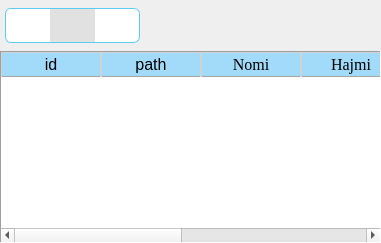
        <widget class="QWidget" name="tab_2">
         <attribute name="title">
          <string>Page</string>
         </attribute>
         <layout class="QGridLayout" name="gridLayout_5">
          <property name="leftMargin">
           <number>0</number>
          </property>
          <property name="topMargin">
           <number>8</number>
          </property>
          <property name="rightMargin">
           <number>0</number>
          </property>
          <property name="bottomMargin">
           <number>0</number>
          </property>
          <item row="0" column="0">
           <layout class="QVBoxLayout" name="verticalLayout_6">
            <property name="spacing">
             <number>8</number>
            </property>
            <item>
             <layout class="QHBoxLayout" name="horizontalLayout_11">
              <property name="spacing">
               <number>25</number>
              </property>
              <item>
               <layout class="QHBoxLayout" name="horizontalLayout_10">
                <property name="spacing">
                 <number>0</number>
                </property>
                <property name="sizeConstraint">
                 <enum>QLayout::SetFixedSize</enum>
                </property>
                <item>
                 <spacer name="horizontalSpacer_12">
                  <property name="orientation">
                   <enum>Qt::Horizontal</enum>
                  </property>
                  <property name="sizeType">
                   <enum>QSizePolicy::Fixed</enum>
                  </property>
                  <property name="sizeHint" stdset="0">
                   <size>
                    <width>5</width>
                    <height>20</height>
                   </size>
                  </property>
                 </spacer>
                </item>
                <item>
                 <widget class="QPushButton" name="only_video">
                  <property name="minimumSize">
                   <size>
                    <width>45</width>
                    <height>35</height>
                   </size>
                  </property>
                  <property name="maximumSize">
                   <size>
                    <width>45</width>
                    <height>35</height>
                   </size>
                  </property>
                  <property name="styleSheet">
                   <string notr="true">QPushButton{
background-color: white;
border: 1px solid #59CDF2;
border-right:None;
border-bottom-left-radius:6px;
border-top-left-radius:6px;
}
QPushButton:hover{
background-color: rgb(234, 234, 234);
}
QPushButton:checked{
background-color: rgb(225, 225, 225);
}
QPushButton:pressed{
background-color: rgb(225, 225, 225);
}</string>
                  </property>
                  <property name="text">
                   <string/>
                  </property>
                  <property name="icon">
                   <iconset>
                    <normalon>:/mw_icons/video_format.png</normalon>
                   </iconset>
                  </property>
                  <property name="iconSize">
                   <size>
                    <width>22</width>
                    <height>22</height>
                   </size>
                  </property>
                  <property name="checkable">
                   <bool>true</bool>
                  </property>
                  <attribute name="buttonGroup">
                   <string notr="true">bg2</string>
                  </attribute>
                 </widget>
                </item>
                <item>
                 <widget class="QPushButton" name="video_audio">
                  <property name="minimumSize">
                   <size>
                    <width>45</width>
                    <height>35</height>
                   </size>
                  </property>
                  <property name="maximumSize">
                   <size>
                    <width>45</width>
                    <height>35</height>
                   </size>
                  </property>
                  <property name="styleSheet">
                   <string notr="true">QPushButton{
background-color: white;
border: 1px solid #59CDF2;
border-right:None;
border-left:none;
}
QPushButton:hover{
background-color: rgb(234, 234, 234);
}
QPushButton:pressed{
background-color: rgb(225, 225, 225);
}
QPushButton:checked{
background-color: rgb(225, 225, 225);
}</string>
                  </property>
                  <property name="text">
                   <string/>
                  </property>
                  <property name="icon">
                   <iconset>
                    <normalon>:/mw_icons/a_vs_v.png</normalon>
                   </iconset>
                  </property>
                  <property name="iconSize">
                   <size>
                    <width>32</width>
                    <height>32</height>
                   </size>
                  </property>
                  <property name="checkable">
                   <bool>true</bool>
                  </property>
                  <property name="checked">
                   <bool>true</bool>
                  </property>
                  <attribute name="buttonGroup">
                   <string notr="true">bg2</string>
                  </attribute>
                 </widget>
                </item>
                <item>
                 <widget class="QPushButton" name="only_audio">
                  <property name="minimumSize">
                   <size>
                    <width>45</width>
                    <height>35</height>
                   </size>
                  </property>
                  <property name="maximumSize">
                   <size>
                    <width>45</width>
                    <height>35</height>
                   </size>
                  </property>
                  <property name="styleSheet">
                   <string notr="true">QPushButton{
background-color: white;
border: 1px solid #59CDF2;
border-left:None;
border-bottom-right-radius:6px;
border-top-right-radius:6px;
}
QPushButton:hover{
background-color: rgb(234, 234, 234);
}
QPushButton:pressed{
background-color: rgb(225, 225, 225);
}
QPushButton:checked{
background-color: rgb(225, 225, 225);
}</string>
                  </property>
                  <property name="text">
                   <string/>
                  </property>
                  <property name="icon">
                   <iconset>
                    <normalon>:/mw_icons/audio_format.png</normalon>
                   </iconset>
                  </property>
                  <property name="iconSize">
                   <size>
                    <width>22</width>
                    <height>22</height>
                   </size>
                  </property>
                  <property name="checkable">
                   <bool>true</bool>
                  </property>
                  <attribute name="buttonGroup">
                   <string notr="true">bg2</string>
                  </attribute>
                 </widget>
                </item>
               </layout>
              </item>
              <item>
               <spacer name="horizontalSpacer_10">
                <property name="orientation">
                 <enum>Qt::Horizontal</enum>
                </property>
                <property name="sizeType">
                 <enum>QSizePolicy::Minimum</enum>
                </property>
                <property name="sizeHint" stdset="0">
                 <size>
                  <width>30</width>
                  <height>20</height>
                 </size>
                </property>
               </spacer>
              </item>
              <item>
               <widget class="QPushButton" name="play">
                <property name="minimumSize">
                 <size>
                  <width>30</width>
                  <height>30</height>
                 </size>
                </property>
                <property name="styleSheet">
                 <string notr="true">QPushButton{
background: none;
border: None;
border-radius: 8px;
}
QPushButton:hover{
background: rgba(0, 170, 255, 30);
border: None;
}
QPushButton:pressed{
background: rgba(0, 170, 255, 40);
border: None;
}</string>
                </property>
                <property name="text">
                 <string/>
                </property>
                <property name="icon">
                 <iconset>
                  <normalon>:/mw_icons/play.png</normalon>
                 </iconset>
                </property>
                <property name="iconSize">
                 <size>
                  <width>32</width>
                  <height>32</height>
                 </size>
                </property>
               </widget>
              </item>
              <item>
               <widget class="QPushButton" name="open_in_folder">
                <property name="minimumSize">
                 <size>
                  <width>30</width>
                  <height>30</height>
                 </size>
                </property>
                <property name="styleSheet">
                 <string notr="true">QPushButton{
background: none;
border: None;
border-radius: 8px;
}
QPushButton:hover{
background: rgba(0, 170, 255, 30);
border: None;
}
QPushButton:pressed{
background: rgba(0, 170, 255, 40);
border: None;
}</string>
                </property>
                <property name="text">
                 <string/>
                </property>
                <property name="icon">
                 <iconset>
                  <normalon>:/mw_icons/open_file_folder.png</normalon>
                 </iconset>
                </property>
                <property name="iconSize">
                 <size>
                  <width>32</width>
                  <height>32</height>
                 </size>
                </property>
               </widget>
              </item>
              <item>
               <widget class="QPushButton" name="remove">
                <property name="minimumSize">
                 <size>
                  <width>30</width>
                  <height>30</height>
                 </size>
                </property>
                <property name="styleSheet">
                 <string notr="true">QPushButton{
background: none;
border: None;
border-radius: 8px;
}
QPushButton:hover{
background: rgba(0, 170, 255, 30);
border: None;
}
QPushButton:pressed{
background: rgba(0, 170, 255, 40);
border: None;
}</string>
                </property>
                <property name="text">
                 <string/>
                </property>
                <property name="icon">
                 <iconset>
                  <normalon>:/mw_icons/delete.png</normalon>
                 </iconset>
                </property>
                <property name="iconSize">
                 <size>
                  <width>31</width>
                  <height>31</height>
                 </size>
                </property>
               </widget>
              </item>
              <item>
               <spacer name="horizontalSpacer_11">
                <property name="orientation">
                 <enum>Qt::Horizontal</enum>
                </property>
                <property name="sizeHint" stdset="0">
                 <size>
                  <width>40</width>
                  <height>20</height>
                 </size>
                </property>
               </spacer>
              </item>
             </layout>
            </item>
            <item>
             <widget class="QTableWidget" name="tw">
              <property name="minimumSize">
               <size>
                <width>0</width>
                <height>0</height>
               </size>
              </property>
              <property name="font">
               <font>
                <family>Segoe UI</family>
                <pointsize>12</pointsize>
                <weight>50</weight>
                <bold>false</bold>
               </font>
              </property>
              <property name="mouseTracking">
               <bool>false</bool>
              </property>
              <property name="focusPolicy">
               <enum>Qt::TabFocus</enum>
              </property>
              <property name="contextMenuPolicy">
               <enum>Qt::NoContextMenu</enum>
              </property>
              <property name="autoFillBackground">
               <bool>false</bool>
              </property>
              <property name="styleSheet">
               <string notr="true">

QHeaderView::section {
background-color: #A2DBFA;
border: 1px solid rgb(210, 210, 210);
border-bottom: black; 
border-bottom: 1px solid rgb(165, 165, 165);
} 
QTableWidget::item:selected
{
background-color: rgba(0, 170, 255, 50);
}
</string>
              </property>
              <property name="frameShape">
               <enum>QFrame::Panel</enum>
              </property>
              <property name="editTriggers">
               <set>QAbstractItemView::NoEditTriggers</set>
              </property>
              <property name="showDropIndicator" stdset="0">
               <bool>true</bool>
              </property>
              <property name="dragEnabled">
               <bool>false</bool>
              </property>
              <property name="defaultDropAction">
               <enum>Qt::IgnoreAction</enum>
              </property>
              <property name="alternatingRowColors">
               <bool>false</bool>
              </property>
              <property name="selectionMode">
               <enum>QAbstractItemView::SingleSelection</enum>
              </property>
              <property name="selectionBehavior">
               <enum>QAbstractItemView::SelectRows</enum>
              </property>
              <property name="textElideMode">
               <enum>Qt::ElideNone</enum>
              </property>
              <property name="verticalScrollMode">
               <enum>QAbstractItemView::ScrollPerPixel</enum>
              </property>
              <property name="horizontalScrollMode">
               <enum>QAbstractItemView::ScrollPerPixel</enum>
              </property>
              <property name="showGrid">
               <bool>true</bool>
              </property>
              <property name="gridStyle">
               <enum>Qt::SolidLine</enum>
              </property>
              <property name="sortingEnabled">
               <bool>false</bool>
              </property>
              <property name="wordWrap">
               <bool>true</bool>
              </property>
              <property name="cornerButtonEnabled">
               <bool>false</bool>
              </property>
              <property name="rowCount">
               <number>0</number>
              </property>
              <attribute name="horizontalHeaderMinimumSectionSize">
               <number>39</number>
              </attribute>
              <attribute name="horizontalHeaderHighlightSections">
               <bool>false</bool>
              </attribute>
              <attribute name="horizontalHeaderStretchLastSection">
               <bool>false</bool>
              </attribute>
              <attribute name="verticalHeaderVisible">
               <bool>false</bool>
              </attribute>
              <attribute name="verticalHeaderDefaultSectionSize">
               <number>30</number>
              </attribute>
              <attribute name="verticalHeaderShowSortIndicator" stdset="0">
               <bool>false</bool>
              </attribute>
              <attribute name="verticalHeaderStretchLastSection">
               <bool>false</bool>
              </attribute>
              <column>
               <property name="text">
                <string>id</string>
               </property>
              </column>
              <column>
               <property name="text">
                <string>path</string>
               </property>
              </column>
              <column>
               <property name="text">
                <string>Nomi</string>
               </property>
               <property name="font">
                <font>
                 <family>Georgia</family>
                 <pointsize>12</pointsize>
                </font>
               </property>
              </column>
              <column>
               <property name="text">
                <string>Hajmi</string>
               </property>
               <property name="font">
                <font>
                 <family>Georgia</family>
                 <pointsize>12</pointsize>
                </font>
               </property>
              </column>
              <column>
               <property name="text">
                <string>Davomiyligi</string>
               </property>
               <property name="font">
                <font>
                 <family>Georgia</family>
                 <pointsize>12</pointsize>
                </font>
               </property>
              </column>
              <column>
               <property name="text">
                <string>Turi</string>
               </property>
               <property name="font">
                <font>
                 <family>Georgia</family>
                 <pointsize>12</pointsize>
                </font>
               </property>
              </column>
              <column>
               <property name="text">
                <string>Formati</string>
               </property>
               <property name="font">
                <font>
                 <family>Georgia</family>
                 <pointsize>12</pointsize>
                </font>
               </property>
              </column>
              <column>
               <property name="text">
                <string>Sanasi</string>
               </property>
               <property name="font">
                <font>
                 <family>Georgia</family>
                 <pointsize>12</pointsize>
                </font>
               </property>
              </column>
             </widget>
            </item>
           </layout>
          </item>
         </layout>
        </widget>
